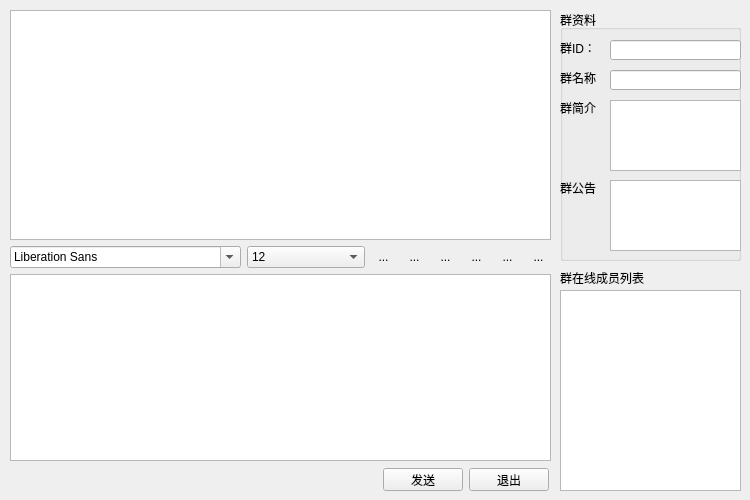
<?xml version="1.0" encoding="UTF-8"?>
<ui version="4.0">
 <class>QlWidget</class>
 <widget class="QWidget" name="QlWidget">
  <property name="geometry">
   <rect>
    <x>0</x>
    <y>0</y>
    <width>750</width>
    <height>500</height>
   </rect>
  </property>
  <property name="minimumSize">
   <size>
    <width>750</width>
    <height>500</height>
   </size>
  </property>
  <property name="maximumSize">
   <size>
    <width>750</width>
    <height>500</height>
   </size>
  </property>
  <property name="windowTitle">
   <string>Form</string>
  </property>
  <widget class="QWidget" name="layoutWidget2">
   <property name="geometry">
    <rect>
     <x>10</x>
     <y>10</y>
     <width>541</width>
     <height>451</height>
    </rect>
   </property>
   <layout class="QVBoxLayout" name="verticalLayout">
    <item>
     <widget class="QTextBrowser" name="msgBrowser">
      <property name="minimumSize">
       <size>
        <width>0</width>
        <height>230</height>
       </size>
      </property>
      <property name="maximumSize">
       <size>
        <width>16777215</width>
        <height>230</height>
       </size>
      </property>
     </widget>
    </item>
    <item>
     <layout class="QHBoxLayout" name="horizontalLayout">
      <item>
       <widget class="QFontComboBox" name="fontCbx">
        <property name="maximumSize">
         <size>
          <width>16777215</width>
          <height>25</height>
         </size>
        </property>
       </widget>
      </item>
      <item>
       <widget class="QComboBox" name="sizeCbx">
        <property name="maximumSize">
         <size>
          <width>16777215</width>
          <height>25</height>
         </size>
        </property>
        <property name="currentIndex">
         <number>4</number>
        </property>
        <item>
         <property name="text">
          <string>8</string>
         </property>
        </item>
        <item>
         <property name="text">
          <string>9</string>
         </property>
        </item>
        <item>
         <property name="text">
          <string>10</string>
         </property>
        </item>
        <item>
         <property name="text">
          <string>11</string>
         </property>
        </item>
        <item>
         <property name="text">
          <string>12</string>
         </property>
        </item>
        <item>
         <property name="text">
          <string>13</string>
         </property>
        </item>
        <item>
         <property name="text">
          <string>14</string>
         </property>
        </item>
        <item>
         <property name="text">
          <string>15</string>
         </property>
        </item>
        <item>
         <property name="text">
          <string>16</string>
         </property>
        </item>
        <item>
         <property name="text">
          <string>17</string>
         </property>
        </item>
        <item>
         <property name="text">
          <string>18</string>
         </property>
        </item>
        <item>
         <property name="text">
          <string>19</string>
         </property>
        </item>
        <item>
         <property name="text">
          <string>20</string>
         </property>
        </item>
        <item>
         <property name="text">
          <string>21</string>
         </property>
        </item>
        <item>
         <property name="text">
          <string>22</string>
         </property>
        </item>
       </widget>
      </item>
      <item>
       <widget class="QToolButton" name="boldTBtn">
        <property name="maximumSize">
         <size>
          <width>25</width>
          <height>25</height>
         </size>
        </property>
        <property name="toolTip">
         <string>加粗</string>
        </property>
        <property name="text">
         <string>...</string>
        </property>
        <property name="icon">
         <iconset resource="images.qrc">
          <normaloff>:/images/bold.png</normaloff>:/images/bold.png</iconset>
        </property>
        <property name="iconSize">
         <size>
          <width>26</width>
          <height>26</height>
         </size>
        </property>
        <property name="checkable">
         <bool>true</bool>
        </property>
        <property name="autoRaise">
         <bool>true</bool>
        </property>
       </widget>
      </item>
      <item>
       <widget class="QToolButton" name="italicTBtn">
        <property name="maximumSize">
         <size>
          <width>25</width>
          <height>25</height>
         </size>
        </property>
        <property name="toolTip">
         <string>倾斜</string>
        </property>
        <property name="text">
         <string>...</string>
        </property>
        <property name="icon">
         <iconset resource="images.qrc">
          <normaloff>:/images/italic.png</normaloff>:/images/italic.png</iconset>
        </property>
        <property name="iconSize">
         <size>
          <width>26</width>
          <height>26</height>
         </size>
        </property>
        <property name="checkable">
         <bool>true</bool>
        </property>
        <property name="autoRaise">
         <bool>true</bool>
        </property>
       </widget>
      </item>
      <item>
       <widget class="QToolButton" name="underlineTBtn">
        <property name="maximumSize">
         <size>
          <width>25</width>
          <height>25</height>
         </size>
        </property>
        <property name="toolTip">
         <string>下划线</string>
        </property>
        <property name="text">
         <string>...</string>
        </property>
        <property name="icon">
         <iconset resource="images.qrc">
          <normaloff>:/images/under.png</normaloff>:/images/under.png</iconset>
        </property>
        <property name="iconSize">
         <size>
          <width>26</width>
          <height>26</height>
         </size>
        </property>
        <property name="checkable">
         <bool>true</bool>
        </property>
        <property name="autoRaise">
         <bool>true</bool>
        </property>
       </widget>
      </item>
      <item>
       <widget class="QToolButton" name="colorTBtn">
        <property name="maximumSize">
         <size>
          <width>25</width>
          <height>25</height>
         </size>
        </property>
        <property name="toolTip">
         <string>更改字体颜色</string>
        </property>
        <property name="text">
         <string>...</string>
        </property>
        <property name="icon">
         <iconset resource="images.qrc">
          <normaloff>:/images/color.png</normaloff>:/images/color.png</iconset>
        </property>
        <property name="iconSize">
         <size>
          <width>26</width>
          <height>26</height>
         </size>
        </property>
        <property name="checkable">
         <bool>false</bool>
        </property>
        <property name="autoRaise">
         <bool>true</bool>
        </property>
       </widget>
      </item>
      <item>
       <widget class="QToolButton" name="saveTBtn">
        <property name="maximumSize">
         <size>
          <width>25</width>
          <height>25</height>
         </size>
        </property>
        <property name="toolTip">
         <string>保存聊天记录</string>
        </property>
        <property name="text">
         <string>...</string>
        </property>
        <property name="icon">
         <iconset resource="images.qrc">
          <normaloff>:/images/save.png</normaloff>:/images/save.png</iconset>
        </property>
        <property name="iconSize">
         <size>
          <width>26</width>
          <height>26</height>
         </size>
        </property>
        <property name="checkable">
         <bool>false</bool>
        </property>
        <property name="autoRaise">
         <bool>true</bool>
        </property>
       </widget>
      </item>
      <item>
       <widget class="QToolButton" name="clearTBtn">
        <property name="maximumSize">
         <size>
          <width>25</width>
          <height>25</height>
         </size>
        </property>
        <property name="toolTip">
         <string>清空聊天记录</string>
        </property>
        <property name="text">
         <string>...</string>
        </property>
        <property name="icon">
         <iconset resource="images.qrc">
          <normaloff>:/images/clear.png</normaloff>:/images/clear.png</iconset>
        </property>
        <property name="iconSize">
         <size>
          <width>26</width>
          <height>26</height>
         </size>
        </property>
        <property name="checkable">
         <bool>false</bool>
        </property>
        <property name="autoRaise">
         <bool>true</bool>
        </property>
       </widget>
      </item>
     </layout>
    </item>
    <item>
     <widget class="QTextEdit" name="msgTxtEdit"/>
    </item>
   </layout>
  </widget>
  <widget class="QWidget" name="layoutWidget">
   <property name="geometry">
    <rect>
     <x>8</x>
     <y>467</y>
     <width>541</width>
     <height>25</height>
    </rect>
   </property>
   <layout class="QHBoxLayout" name="horizontalLayout_3" stretch="5,2,2">
    <item>
     <spacer name="horizontalSpacer">
      <property name="orientation">
       <enum>Qt::Horizontal</enum>
      </property>
      <property name="sizeHint" stdset="0">
       <size>
        <width>78</width>
        <height>20</height>
       </size>
      </property>
     </spacer>
    </item>
    <item>
     <widget class="QPushButton" name="sendBtn">
      <property name="maximumSize">
       <size>
        <width>80</width>
        <height>23</height>
       </size>
      </property>
      <property name="text">
       <string>发送</string>
      </property>
     </widget>
    </item>
    <item>
     <widget class="QPushButton" name="exitBtn">
      <property name="maximumSize">
       <size>
        <width>80</width>
        <height>23</height>
       </size>
      </property>
      <property name="text">
       <string>退出</string>
      </property>
     </widget>
    </item>
   </layout>
  </widget>
  <widget class="QTableWidget" name="qzmembertable">
   <property name="geometry">
    <rect>
     <x>560</x>
     <y>290</y>
     <width>181</width>
     <height>201</height>
    </rect>
   </property>
  </widget>
  <widget class="QLabel" name="label">
   <property name="geometry">
    <rect>
     <x>560</x>
     <y>270</y>
     <width>91</width>
     <height>16</height>
    </rect>
   </property>
   <property name="text">
    <string>群在线成员列表</string>
   </property>
  </widget>
  <widget class="QGroupBox" name="groupBox">
   <property name="geometry">
    <rect>
     <x>560</x>
     <y>10</y>
     <width>181</width>
     <height>251</height>
    </rect>
   </property>
   <property name="title">
    <string>群资料</string>
   </property>
   <widget class="QLabel" name="label_3">
    <property name="geometry">
     <rect>
      <x>0</x>
      <y>30</y>
      <width>41</width>
      <height>16</height>
     </rect>
    </property>
    <property name="text">
     <string>群ID：</string>
    </property>
   </widget>
   <widget class="QLineEdit" name="qzID">
    <property name="geometry">
     <rect>
      <x>50</x>
      <y>30</y>
      <width>131</width>
      <height>20</height>
     </rect>
    </property>
   </widget>
   <widget class="QLabel" name="label_4">
    <property name="geometry">
     <rect>
      <x>0</x>
      <y>60</y>
      <width>41</width>
      <height>16</height>
     </rect>
    </property>
    <property name="text">
     <string>群名称：</string>
    </property>
   </widget>
   <widget class="QLineEdit" name="qzname">
    <property name="geometry">
     <rect>
      <x>50</x>
      <y>60</y>
      <width>131</width>
      <height>20</height>
     </rect>
    </property>
   </widget>
   <widget class="QLabel" name="label_5">
    <property name="geometry">
     <rect>
      <x>0</x>
      <y>90</y>
      <width>41</width>
      <height>16</height>
     </rect>
    </property>
    <property name="text">
     <string>群简介：</string>
    </property>
   </widget>
   <widget class="QTextEdit" name="qzprofil">
    <property name="geometry">
     <rect>
      <x>50</x>
      <y>90</y>
      <width>131</width>
      <height>71</height>
     </rect>
    </property>
   </widget>
   <widget class="QLabel" name="label_6">
    <property name="geometry">
     <rect>
      <x>0</x>
      <y>170</y>
      <width>41</width>
      <height>16</height>
     </rect>
    </property>
    <property name="text">
     <string>群公告：</string>
    </property>
   </widget>
   <widget class="QTextEdit" name="qzprocl">
    <property name="geometry">
     <rect>
      <x>50</x>
      <y>170</y>
      <width>131</width>
      <height>71</height>
     </rect>
    </property>
   </widget>
  </widget>
 </widget>
 <resources>
  <include location="images.qrc"/>
 </resources>
 <connections/>
</ui>
